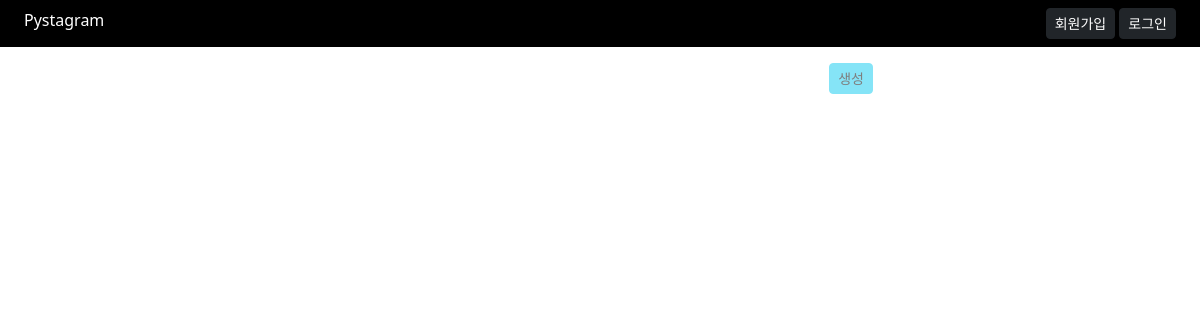
The app's page /, older data.
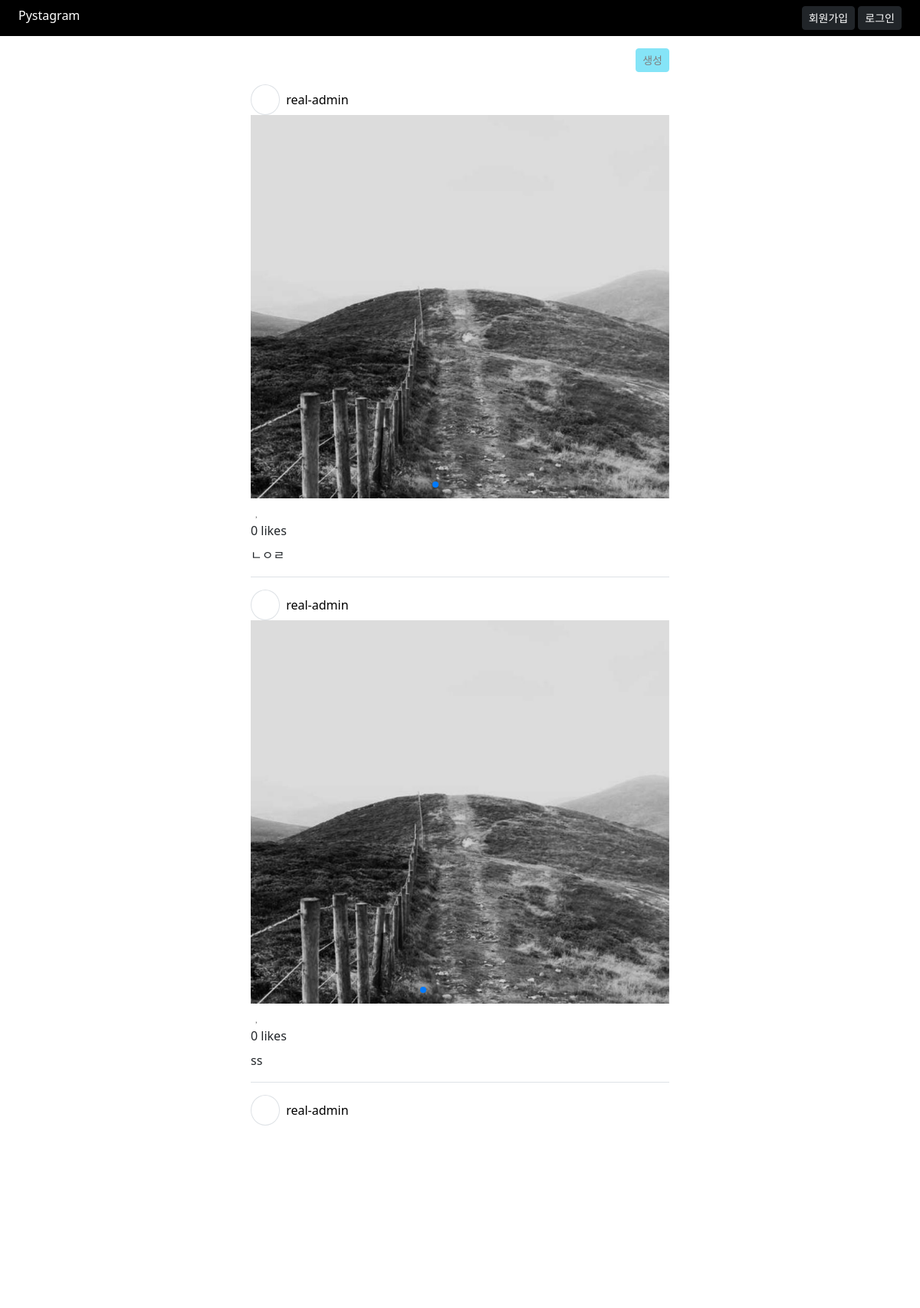
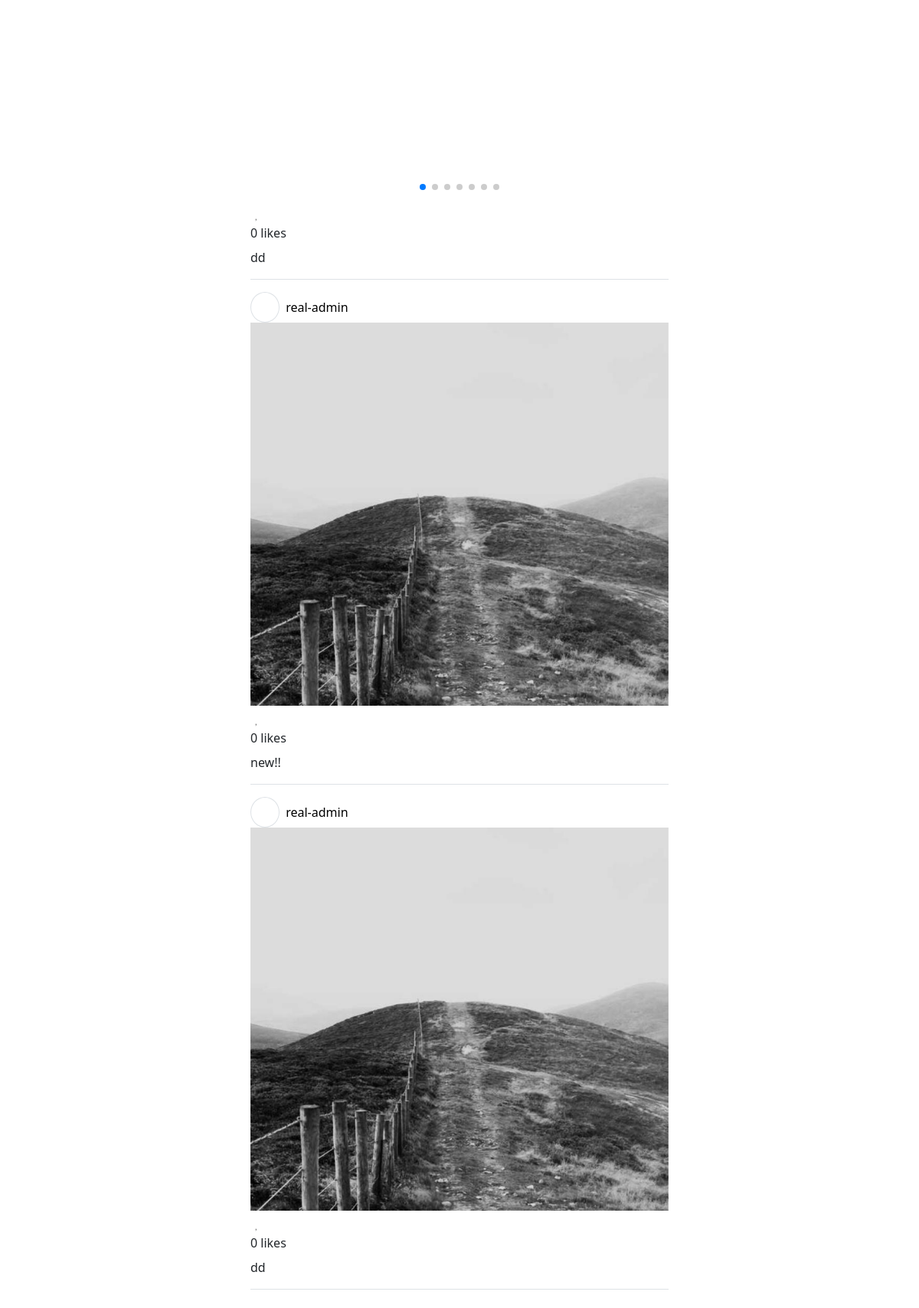
The same page, newer data (2 pictures, top to bottom).
### post/models.py (models this page shows, shortened)
class Post(TimestampModel):  # utils/models.py 에서 상속 받은 모델
    content = models.TextField('본문')
    user = models.ForeignKey(User, on_delete=models.CASCADE)  # 외례키 설정, 유저 삭제시 같이 삭제
    class Meta:
        verbose_name = '포스트'
        verbose_name_plural = '포스트 목록'

class PostImage(TimestampModel):
    post = models.ForeignKey(Post, on_delete=models.CASCADE, related_name='images')  # related_name='postimage_set'이 기본값
    image = models.ImageField('이미지', upload_to='post/%Y/%m/%d')  # 이미지 경로가 post/년/월/일
    class Meta:
        verbose_name = '이미지'
        verbose_name_plural = '이미지 목록'

### member/models.py (models this page shows, shortened)
class User(AbstractBaseUser):  # 기본 기능은 상속받아서 사용
    email = models.EmailField(
        verbose_name='email',
        unique = True
    )
    is_active = models.BooleanField(default = False) # 기본적으로 비활성화 시켜놓고 확인 후 활성화
    is_admin = models.BooleanField(default = False)  # admin 기능
    nickname = models.CharField('nickname', max_length=20, unique=True)
    following = models.ManyToManyField(
        'self', symmetrical=False, related_name='followers',
        through='UserFollowing', through_fields=('from_user', 'to_user')
    )  # 'self' User가 User를 받을 수 없어서 self사용
    objects = UserManager()  # 메니져는 UserManager()
    USERNAME_FIELD = 'email'  # 기본 유저네임(아이디)를 email로 지정
    EMAIL_FIELD = 'email'
    REQUIRED_FIELDS = []
    class Meta:
        verbose_name = '유저'
        verbose_name_plural = f'{verbose_name} 목록'

### post/views.py (the view)
# urls.py: path('', post_views.PostListView.as_view(), name='main'),
class PostListView(ListView):
    queryset = Post.objects.all().select_related('user').prefetch_related('images', 'comments', 'likes')
    template_name = 'post/list.html'
    paginate_by = 5
    ordering = ('-created_at',)
    def get_context_data(self, *args, **kwargs):
        data = super().get_context_data(*args, **kwargs)
        data['comment_form'] = CommentForm()
        return data

### post/templatetags/custom_tag.py (called while the page is built)
@register.simple_tag()
def add_like_class(user, likes):
    for like_obj in likes:
        if like_obj.user == user:
            return ' text-danger'
    return ''

### templates/post/list.html (shortened to what this page needs)
{% extends 'base.html' %}
{% load static %}
{% load custom_tag %}
{% block style %}
    <link rel="stylesheet" href="https://cdn.jsdelivr.net/npm/swiper@11/swiper-bundle.min.css"/>
{% endblock %}
{% block content %}
    <div class="row">
        <div class="text-end col-10 offset-1 col-lg-6 offset-lg-3 opacity-50">
            <a class="btn btn-sm btn-info" href="{% url 'create' %}">생성</a>
        </div>
        <div class="col-10 offset-1 col-lg-6 offset-lg-3 infinite-container">
            {% for post in object_list %}
                <div class="border-bottom my-4 pb-2 infinite-item">
                    <div class="mb-2">
                        <span class="p-2 border rounded-circle me-2">
                            <i class="fa-solid fa-user" style="width: 16px; padding-left: 3px;"></i>
                        </span>
                        <a href="{% url 'profile:detail' post.user.nickname %}" class="text-decoration-none text-black">
                            {{ post.user.nickname }}
                        </a>
                    </div>
                    <div class="swiper" style="max-height: 500px;">
                        <div class="border-1 swiper-wrapper">
                        {% for post_image in post.images.all %}
                            <div class="swiper-slide">
                                <img class="img-fluid post-image" src="{{ post_image.image.url }}" alt="">
                            </div>
                        {% endfor %}
                        </div>
                        <div class="swiper-pagination"></div>
                    </div>
                    <div class="mt-1">
                        <button class="border-0 bg-transparent rounded-3 like-btn{% add_like_class request.user post.likes.all %}" data-post_pk="{{ post.pk }}">
                            <i class="fa-regular fa-heart"></i>
                        </button>
                        <button class="border-0 bg-transparent rounded-3 add-comment">
                            <i class="fa-regular fa-comment"></i>
                        </button>
                        <div>
                            {{ post.likes.count }} likes
                        </div>
                        <div class="my-2">
                        {{ post.content | linebreaksbr }}
                        </div>
                    </div>
                </div>
            {% endfor %}
        </div>
    </div>
{% endblock %}

### templates/base.html (shortened to what this page needs)
{%  load static %}
<!DOCTYPE html>
<html lang="en">
<head>
    <link rel="stylesheet" href="{% static 'css/bootstrap.css' %}">
    <link href="{% static 'font-awesome/css/fontawesome.css' %}" rel="stylesheet" />
    <link href="{% static 'font-awesome/css/brands.css' %}" rel="stylesheet" />
    <link href="{% static 'font-awesome/css/solid.css' %}" rel="stylesheet" />
    <link href="{% static 'css/my_style.css' %}" rel="stylesheet" />
    {% block style %}{% endblock %}
</head>
<body>
<nav class="d-flex justify-content-between py-2 px-4 bg-black text-white">
    <div>
        <a href="{% url 'main' %}" class="text-decoration-none text-white">Pystagram</a>
    </div>
    <div>
        <a href="{% url 'search' %}">
            <i class="fa-solid fa-magnifying-glass text-white"></i>
        </a>
    </div>
    <div class="text-end">
        {% if request.user.is_authenticated %}
            {{ request.user.nickname }}
            <form action="{% url 'logout' %}" method="post" class="d-inline ms-2">
                {%  csrf_token %}
                <button class="btn btn-dark btn-sm">로그아웃</button>
            </form>
        {% else %}
            <a class="btn btn-dark btn-sm" href="{% url 'signup' %}">회원가입</a>
            <a class="btn btn-dark btn-sm" href="{% url 'login' %}">로그인</a>
        {% endif %}
    </div>
</nav>
<div class="container pt-3">
    {% block content %}{% endblock %}
</div>
</body>
</html>

### static/css/my_style.css (style rules this page uses)
.like-btn { color: gray; }
.add-comment { color: lightgreen !important; }
.post-image { aspect-ratio: 1 / 1; object-fit: cover; }

### templates/post/list.html (style rules this page uses)
.post-image { aspect-ratio: 1 / 1; object-fit: cover; }

Row changes from the older to the newer data that the page shows:
added Post: user.nickname "real-admin", likes.count "0", content "ㄴㅇㄹ"
added PostImage: image (picture), shown under "real-admin"
added Post: user.nickname "real-admin", likes.count "0", content "ss"
added PostImage: image (picture), shown under "real-admin"
added Post: user.nickname "real-admin", likes.count "0", content "dd"
added Post: user.nickname "real-admin", likes.count "0", content "new!!"
added PostImage: image (picture), shown under "real-admin"
added Post: user.nickname "real-admin", likes.count "0", content "dd"
added PostImage: image (picture), shown under "real-admin"
